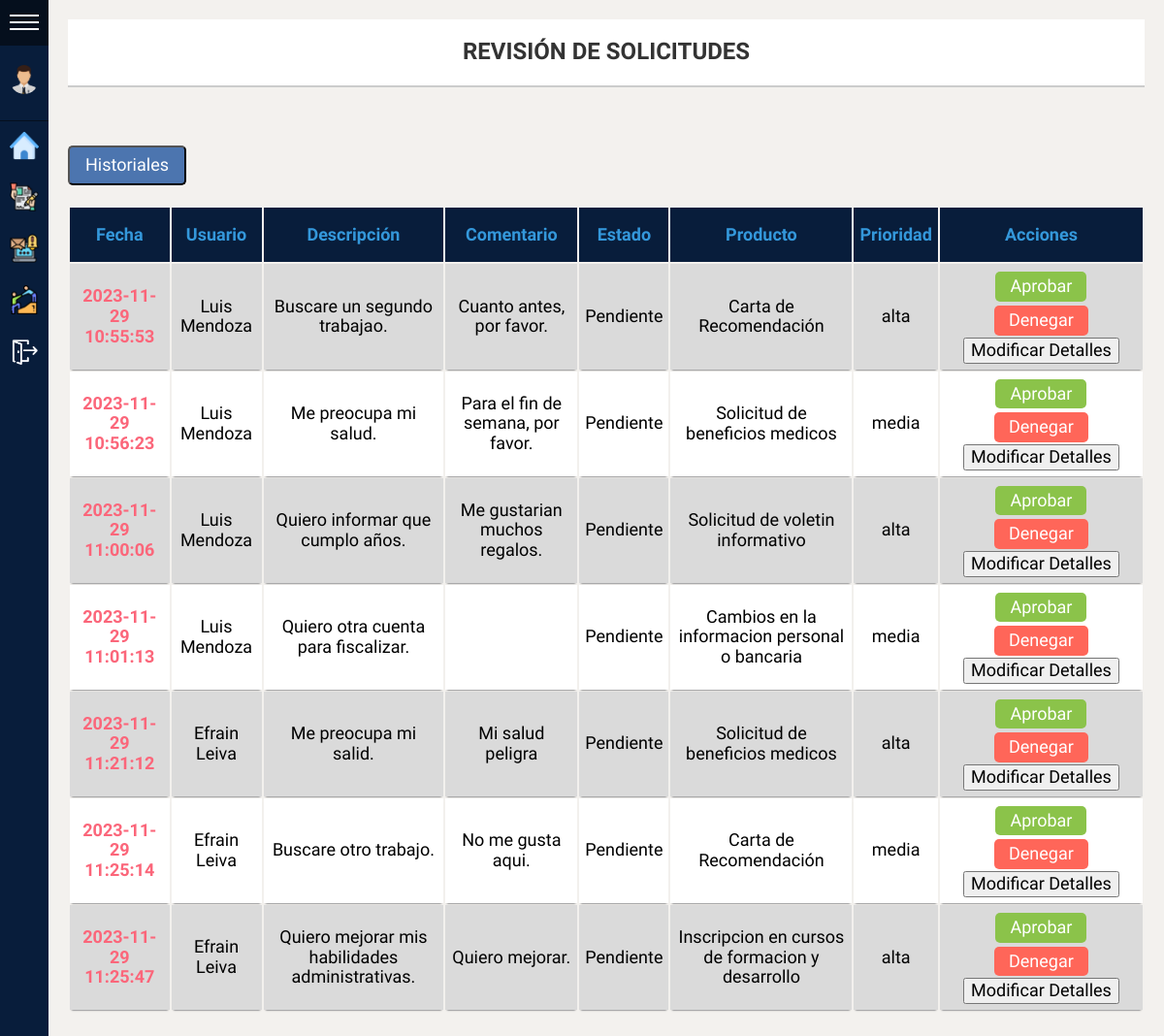
Screenshot of /View/Supervisor/revisionSolicitudesSupervisor.php (signed in) with the database file from the repository.
### tables this page shows
CREATE TABLE solicitudes (
    idSolicitud INT AUTO_INCREMENT PRIMARY KEY,
    fechaSolicitud DATETIME NOT NULL,
    estadoSolicitud VARCHAR(30) NOT NULL,
    justificacion VARCHAR (150) NOT NULL,
    comentario VARCHAR(250),
    comentarioDenegado  VARCHAR(250),
    cantidad INT,
    idSolicitudUser INT,
    idSolicitudProducto INT,
    idPrioridad INT,
    estadoEntrega varchar(20) not null,
    FOREIGN KEY (idPrioridad) REFERENCES prioridades (idPrioridad),
    FOREIGN KEY (idSolicitudUser) REFERENCES usuarios(user_id),
    FOREIGN KEY (idSolicitudProducto) REFERENCES productos(idProducto)
);

CREATE TABLE usuarios (
    user_id INT AUTO_INCREMENT PRIMARY KEY,
    first_name VARCHAR(30) NOT NULL,
    last_name VARCHAR(30) NOT NULL,
    email VARCHAR(50),
    password VARCHAR(20) NOT NULL, 
    numTel VARCHAR(15) NOT NULL UNIQUE,
    category INT,
    nickname VARCHAR (20) NOT NULL,
    status VARCHAR (20) DEFAULT "Pendiente",
    profile_pic VARCHAR(200),
    fechaRegistro DATETIME NOT NULL,
    cantidadTrabajosAsignados INT DEFAULT 0,
    idDepaUsuario INT,
    FOREIGN KEY (category) REFERENCES roles(idRol),
    FOREIGN KEY (idDepaUsuario) REFERENCES departamentos(idDepartamento)
);

CREATE TABLE productos (
    idProducto INT AUTO_INCREMENT PRIMARY KEY,
    nomProducto VARCHAR (60) NOT NULL,
    descripcion VARCHAR (250) NOT NULL,
    tipoEntrega varchar(20) not null,
    idCatProducto INT,
    idDepaProducto INT,
    idTipoProducto INT,
    FOREIGN KEY (idTipoProducto) REFERENCES tipoSolicitado(idTipo),
    FOREIGN KEY (idCatProducto) REFERENCES categorias(idCategoria),
    FOREIGN KEY (idDepaProducto) REFERENCES departamentos(idDepartamento)
);

CREATE TABLE prioridades (
    idPrioridad INT AUTO_INCREMENT PRIMARY KEY,
    nombre varchar(20)
);

### Data/conexionDB.php (called while the page is built, shortened)
<?php
class conexionDB{
    private $HOST = "";
    private $USER = "";
    private $PASS = "";
    private $DB = "";
    protected $connection;
    public function __construct(){
        $this->HOST="localhost";
        $this->USER="root";
        $this->PASS="";
        $this->DB="requests";
    }
    public function connect(){
        $this->connection = mysqli_connect($this->HOST, $this->USER, $this->PASS, $this->DB);
        if($this->connection){
            return true;
        }else{
            return false;
        }
    }
    public function execquery($query){
        $this->dataset = mysqli_query($this->connection,$query);
        if($this->dataset){
            return $this->dataset;
        }else{
            return 0;
        }
    }
}
?>

### Data/Requisicion.php (called while the page is built, shortened)
<?php
include_once('conexionDB.php');
class Requisicion extends conexionDB{
        public function getSolicitudesPorDepaSupervisor($idDepartamento) {
            $query = "SELECT * FROM solicitudes s JOIN productos p ON s.idSolicitudProducto = p.idProducto  WHERE p.idDepaProducto = ".$idDepartamento." AND estadoSolicitud = 'Pendiente'";
            $result = $this->connect();
            if ($result) {
                $dataset = $this->execquery($query);
            } else {
                echo "No conecto";
                $dataset = "error";
            }
            return $dataset;
        }
        public function getNombrePrioridad($prioridad){
            $query = "SELECT * from prioridades WHERE idPrioridad =".$prioridad;
            $result = $this->connect();
            if ($result) {
                $dataset = $this->execquery($query);
                if ($dataset !== null) {
                    $count = mysqli_num_rows($dataset);
                    if ($count == 1) {
                        $tupla = mysqli_fetch_assoc($dataset);
                        $nombre = $tupla['nombre'];
                    }
                }
            }
            else{
                $nombre = "error";
            }
            return $nombre;
        }
        public function getNombreProducto($producto){
            $query = "SELECT * from productos where idProducto = $producto";
            $result = $this->connect();
            if ($result) {
                $dataset = $this->execquery($query);
                if ($dataset !== null) {
                    $count = mysqli_num_rows($dataset);
                    if ($count == 1) {
                        $tupla = mysqli_fetch_assoc($dataset);
                        $nombre = $tupla['nomProducto'];
                    }
                }
            }
            else{
                $nombre = "error";
            }
            return $nombre;
        }
        public function getNombreCompletoUsuario($user_id){
            $query = "SELECT * FROM usuarios WHERE user_id = $user_id";
            $result = $this->connect();
            if ($result) {
                $dataset = $this->execquery($query);
                $tupla  = mysqli_fetch_assoc($dataset);
                $nombre = $tupla['first_name'];
                $apellido =$tupla['last_name'];
                $nombreCompleto  = $nombre." ".$apellido;
            }
            else{
                $nombreCompleto = "error";
            }
            return $nombreCompleto;
        }
}
?>

### View/Supervisor/revisionSolicitudesSupervisor.php (the view, shortened to what this page needs)
<!DOCTYPE html>
<html lang="en">
<head>
	<link rel="stylesheet" href="../../CSS/normalize.css">
	<link rel="stylesheet" href="../../CSS/sidemenu.css">
	<link rel="stylesheet" href="../../CSS/popUp.css">
</head>
<body>
	<div id="sidemenu" class="menu-collapsed">
		<div id="header">
			<div id="menu-btn">
				<div class="btn-hamburger"></div>
				<div class="btn-hamburger"></div>
				<div class="btn-hamburger"></div>
			</div>
		</div>
		<div id="profile">
			<?php
			if (!isset($_SESSION['profile_pic'])) {
				echo '<div id="photo"><img src="../../img/profiles_pics/usuario.png" alt="Usuario"></div>';
			} else {
				echo '<div id="photo"><img src="../../img/profiles_pics/' . $_SESSION['profile_pic'] . '" alt="Usuario"></div>';
			}
			?>
		</div>
		<div id="menu-items-container">
			<div id="menu-items">
				<div class="item">
					<a href="../indexSupervisor.php">
						<div class="icon"><img src="../../img/homeImagen.png" alt=""></div>
					</a>
				</div>
				<?php if ($_SESSION['departamento'] != '3') { ?>
					<div class="item">
						<a href="revisionSolicitudesSupervisor.php">
							<div class="icon"><img src="../../img/solicitudImagen.png" alt=""></div>
						</a>
					</div>
				<?php } ?>
				<div class="item">
					<a href="notificacionesSupervisor.php">
						<div class="icon"><img src="../../img/notificacionesImagen.png" alt=""></div>
					</a>
				</div>
				<div class="item">
					<a href="ayudaSupervisor.php">
						<div class="icon"><img src="../../img/ayuda.png" alt=""></div>
					</a>
				</div>
				<div class="item">
					<a href="../../App/logout.php">
						<div class="icon"><img src="../../img/logout.png" alt=""></div>
					</a>
				</div>
			</div>
		</div>
	</div>
	<header>
		<?php
		include("../../Data/Requisicion.php");
		$miobjeto = new Requisicion();
		$idDepartamento = $_SESSION['departamento'];
		$dataset = $miobjeto->getSolicitudesPorDepaSupervisor($idDepartamento); ?>
		<main class="mainE">
			<div class="containerF">
				<h1>Revisión de Solicitudes</h1>
			</div>
			<br>
			<input type="button" value="Historiales" onclick="location.href='cataSoli.php'" class="cata">
			<br><br>
			<table class="containerT">
				<tr>
					<th>
						<h1>Fecha</h1>
					</th>
					<th>
						<h1>Usuario</h1>
					</th>
					<th>
						<h1>Descripción</h1>
					</th>
					<th>
						<h1>Comentario</h1>
					</th>
					<th>
						<h1>Estado</h1>
					</th>
					<th>
						<h1>Producto</h1>
					</th>
					<th>
						<h1>Prioridad</h1>
					</th>
					<th>
						<h1>Acciones</h1>
					</th>
				</tr>
				<?php
				while ($tupla = mysqli_fetch_assoc($dataset)) {
					echo "<tr>";
					echo "<td>" . $tupla['fechaSolicitud'] . "</td>";
					echo "<td>" . $miobjeto->getNombreCompletoUsuario($tupla['idSolicitudUser']) . "</td>";
					echo "<td>" . $tupla['justificacion'] . "</td>";
					echo "<td>" . $tupla['comentario'] . "</td>";
					echo "<td>" . $tupla['estadoSolicitud'] . "</td>";
					echo "<td>" . $miobjeto->getNombreProducto($tupla['idSolicitudProducto']) . "</td>";
					echo "<td>" . $miobjeto->getNombrePrioridad($tupla['idPrioridad']) . "</td>";
					echo '<td class="actions">';
					echo '<input type="button" class="edit-btn" data-id-solicitud="' . $tupla['idSolicitud'] . '" data-user-id="' . $_SESSION['user_id'] . '" value="Aprobar">';
					echo '<input type="button" class="delete-btn" data-id-solicitud="' . $tupla['idSolicitud'] . '" data-user-id="' . $_SESSION['user_id'] . '" value="Denegar">';
					echo '<input type="button" value="Modificar Detalles" onclick="location.href=\'../../Data/editRequisicionDetalles.php?idSolicitud=' . $tupla['idSolicitud'] . '\'" class="btn-modificar">';
					echo "</td>";
					echo "</tr>";
				}
				?>
			</table>
</body>
</html>

### CSS/sidemenu.css (style rules this page uses)
:root { --width: 300px; --padding: 10px; --bgcolor: rgb(8, 29, 59); --hovercolor: rgb(5, 15, 29); --width-collapsed: 50px; --fuente: 'Libre Franklin', sans-serif; }
body { background-color: #f3f1ee; font-family: var(--fuente); font-size: 18px; padding: 0; margin: 0; margin-left: var(--width-collapsed); }
#sidemenu { background-color: var(--bgcolor); color: white; position: fixed; height: 100%; left: 0; top: 0; }
#sidemenu a { color: white; text-decoration: none; }
#sidemenu #header { box-sizing: border-box; border-bottom: solid 1px var(--hovercolor); }
#sidemenu #header #title, #sidemenu #header #menu-btn { vertical-align: middle; }
#sidemenu #header #menu-btn { display: inline-block; }
#sidemenu #header #menu-btn { cursor: pointer; padding: 10px; width: var(--width-collapsed); box-sizing: border-box; }
#sidemenu #header #menu-btn .btn-hamburger { background-color: #fff; width: 100%; height: 2px; margin: 5px 0; }
#sidemenu #profile { border-bottom: solid 1px var(--hovercolor); padding: var(--padding) 0; text-align: center; }
#sidemenu #profile #photo { box-sizing: border-box; padding: var(--padding); margin: 0 auto; }
#sidemenu #profile #photo img { border-radius: 50%; width: 60%; }
#sidemenu #profile #photo, #sidemenu #profile #name { font-size: 24px; padding: var(--padding) 0; overflow: hidden; }
#sidemenu #menu-items { overflow:hidden; }
#sidemenu #menu-items .item { width: var(--width); }
#sidemenu #menu-items .item .icon { display: inline-block; }
#sidemenu #menu-items .item .icon, #sidemenu #menu-items .item .title { font-size: 14px; vertical-align: middle; overflow: hidden; display: inline-block; }
#sidemenu #menu-items .item a { display: block; }
#sidemenu #menu-items .item .icon { box-sizing: border-box; padding: var(--padding); width: var(--width-collapsed); }
#sidemenu #menu-items .item .icon img { width: 100%; }
.menu-collapsed { width: var(--width-collapsed); }
.menu-collapsed .item { width: 100px; }
#menu-items-container { max-height: 70vh; overflow-y: auto; }

### rows the page displays
solicitudes: fechaSolicitud "2023-11-29 10:55:53", idSolicitudUser.last_name "Luis Mendoza", justificacion "Buscare un segundo trabajao.", comentario "Cuanto antes, por favor.", estadoSolicitud "Pendiente", idSolicitudProducto.nomProducto "Carta de Recomendación", idPrioridad.nombre "alta"
solicitudes: fechaSolicitud "2023-11-29 10:56:23", idSolicitudUser.last_name "Luis Mendoza", justificacion "Me preocupa mi salud.", comentario "Para el fin de semana, por favor.", estadoSolicitud "Pendiente", idSolicitudProducto.nomProducto "Solicitud de beneficios medicos", idPrioridad.nombre "media"
solicitudes: fechaSolicitud "2023-11-29 11:00:06", idSolicitudUser.last_name "Luis Mendoza", justificacion "Quiero informar que cumplo años.", comentario "Me gustarian muchos regalos.", estadoSolicitud "Pendiente", idSolicitudProducto.nomProducto "Solicitud de voletin informativo", idPrioridad.nombre "alta"
solicitudes: fechaSolicitud "2023-11-29 11:01:13", idSolicitudUser.last_name "Luis Mendoza", justificacion "Quiero otra cuenta para fiscalizar.", estadoSolicitud "Pendiente", idSolicitudProducto.nomProducto "Cambios en la informacion personal o bancaria", idPrioridad.nombre "media"
solicitudes: fechaSolicitud "2023-11-29 11:21:12", idSolicitudUser.last_name "Efrain Leiva", justificacion "Me preocupa mi salid.", comentario "Mi salud peligra", estadoSolicitud "Pendiente", idSolicitudProducto.nomProducto "Solicitud de beneficios medicos", idPrioridad.nombre "alta"
solicitudes: fechaSolicitud "2023-11-29 11:25:14", idSolicitudUser.last_name "Efrain Leiva", justificacion "Buscare otro trabajo.", comentario "No me gusta aqui.", estadoSolicitud "Pendiente", idSolicitudProducto.nomProducto "Carta de Recomendación", idPrioridad.nombre "media"
solicitudes: fechaSolicitud "2023-11-29 11:25:47", idSolicitudUser.last_name "Efrain Leiva", justificacion "Quiero mejorar mis habilidades administrativas.", comentario "Quiero mejorar.", estadoSolicitud "Pendiente", idSolicitudProducto.nomProducto "Inscripcion en cursos de formacion y desarrollo", idPrioridad.nombre "alta"
